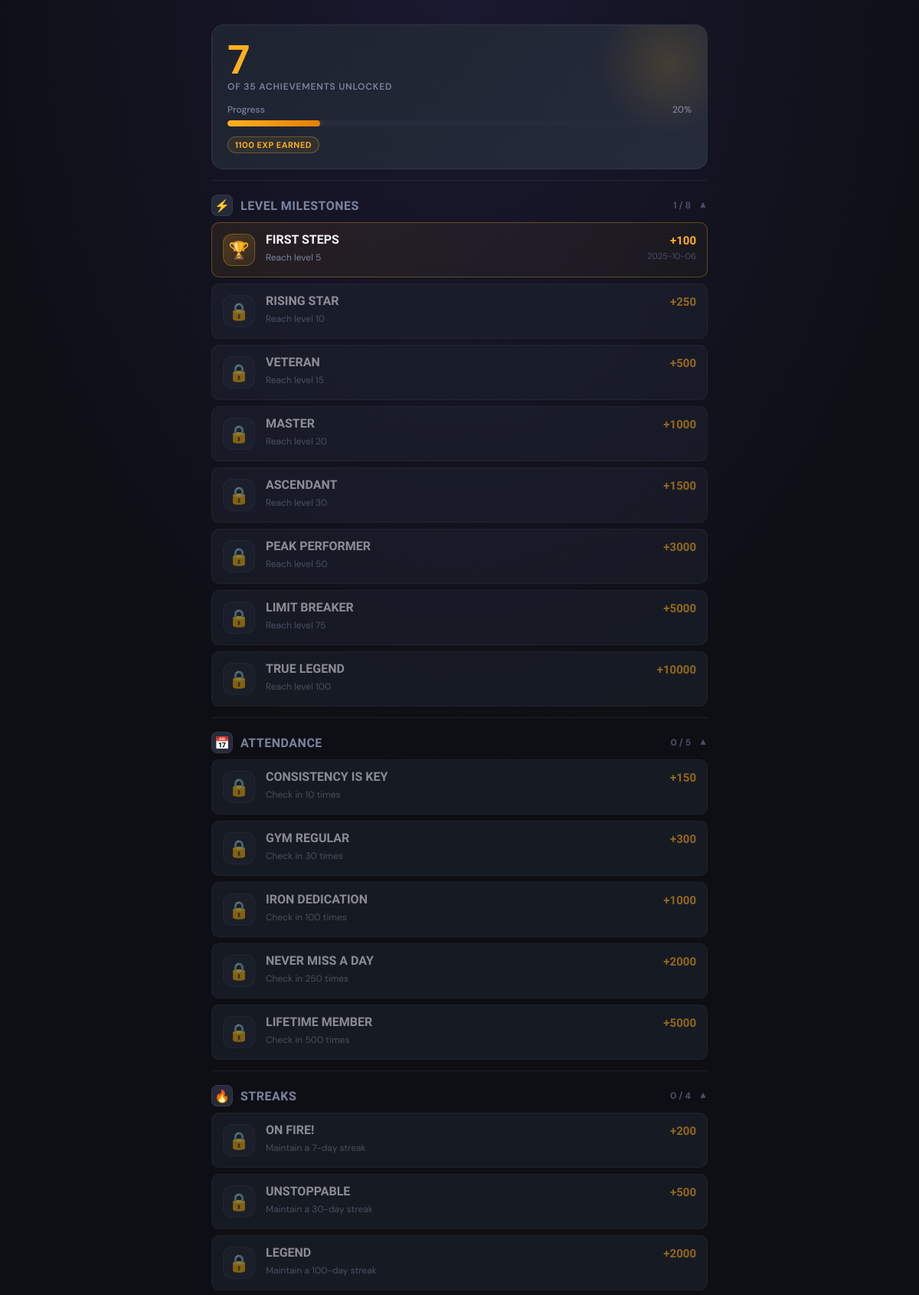
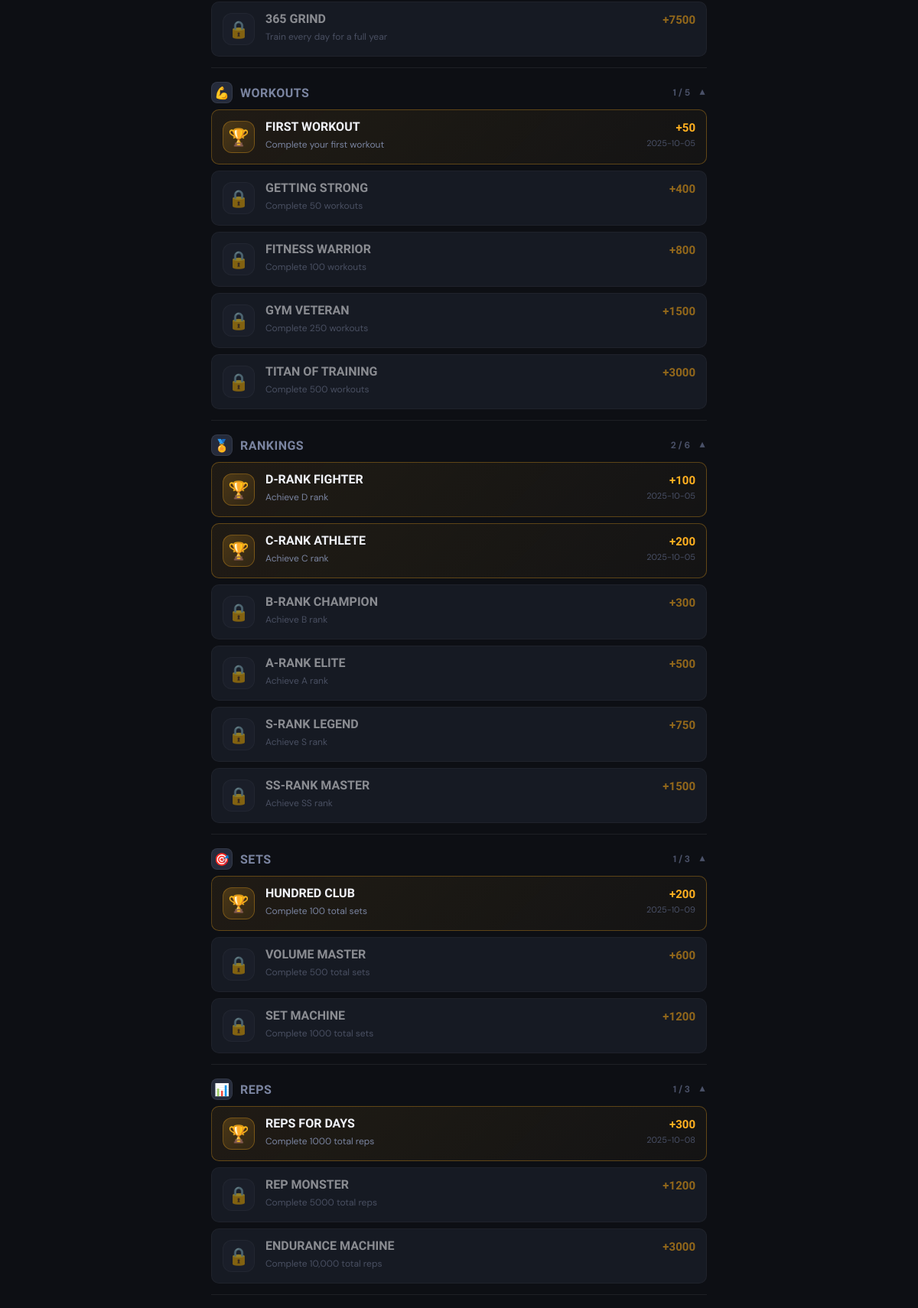
/achievements (signed in, upper part), run on the app's committed database (2 pictures, top to bottom).
### tables this page shows
CREATE TABLE client_achievements (
                client_achievement_id INTEGER PRIMARY KEY AUTOINCREMENT,
                client_id INTEGER NOT NULL,
                achievement_id INTEGER NOT NULL,
                unlocked_date DATETIME DEFAULT CURRENT_TIMESTAMP,
                FOREIGN KEY (client_id) REFERENCES clients(client_id) ON DELETE CASCADE,
                FOREIGN KEY (achievement_id) REFERENCES achievements(achievement_id) ON DELETE CASCADE,
                UNIQUE(client_id, achievement_id)
            );

CREATE TABLE achievements (
                achievement_id INTEGER PRIMARY KEY AUTOINCREMENT,
                achievement_name TEXT UNIQUE NOT NULL,
                description TEXT,
                achievement_type TEXT,
                requirement_value INTEGER,
                exp_reward INTEGER DEFAULT 0,
                icon_path TEXT
            );

### main.py (the view)
@app.route('/achievements')
@login_required
def achievements():
    client_id = session['client_id']
    all_achievements = achievement_ctrl.get_client_achievements(client_id)
    return render_template('achievements.html',
                         achievements=all_achievements)

### database/db_manager.py (called while the page is built)
    def connect(self):
        self.conn = sqlite3.connect(self.db_name)
        self.conn.row_factory = sqlite3.Row  # Access columns by name
        self.cursor = self.conn.cursor()

    def disconnect(self):
        if self.conn:
            self.conn.close()

    def execute_query(self, query, params=None):
        self.connect()
        if params:
            self.cursor.execute(query, params)
        else:
            self.cursor.execute(query)
        results = self.cursor.fetchall()
        self.disconnect()
        return results

### main.py (called while the page is built)
def login_required(f):
    @wraps(f)
    def decorated_function(*args, **kwargs):
        if 'client_id' not in session:
            return redirect(url_for('login'))
        return f(*args, **kwargs)
    return decorated_function

### templates/achievements.html (shortened to what this page needs)
{% extends "base.html" %}
{% block content %}
<div class="ach-summary">
    <span class="ach-summary-count">{{ achievements.total_unlocked }}</span>
    <div class="ach-summary-label">of {{ achievements.total_achievements }} achievements unlocked</div>
    <div class="ach-progress-label">
        <span>Progress</span>
        <span>{{ "%.0f"|format(achievements.completion_percentage) }}%</span>
    </div>
    <div class="progress-track">
        <div class="progress-fill" style="width: {{ achievements.completion_percentage }}%; background: linear-gradient(90deg, var(--amber), #e67e00);"></div>
    </div>
    <div style="margin-top:12px;">
        <span class="tag tag-amber">{{ achievements.total_exp_earned }} EXP Earned</span>
    </div>
</div>
{% set cat_icons = {
    'level': '⚡',
    'attendance': '📅',
    'streak': '🔥',
    'workouts': '💪',
    'rank': '🏅',
    'sets': '🎯',
    'reps': '📊',
    'class': '🧬'
} %}
{% set cat_labels = {
    'level': 'Level Milestones',
    'attendance': 'Attendance',
    'streak': 'Streaks',
    'workouts': 'Workouts',
    'rank': 'Rankings',
    'sets': 'Sets',
    'reps': 'Reps',
    'class': 'Class'
} %}
{% for category, achs in achievements.achievements.items() %}
{% if achs %}
<div class="ach-category">
    <div class="ach-divider"></div>
    <div class="ach-category-header" onclick="toggleCategory('{{ category }}')">
        <div class="cat-icon">{{ cat_icons.get(category, '🏆') }}</div>
        <span class="ach-category-title">{{ cat_labels.get(category, category.title()) }}</span>
        <span class="ach-category-count">
            {{ achs | selectattr('is_unlocked') | list | length }} / {{ achs | length }}
        </span>
        <span class="ach-category-chevron open" id="chevron-{{ category }}">▼</span>
    </div>
    <div class="ach-list" id="list-{{ category }}">
        {% for ach in achs %}
        <div class="ach-item {% if ach.is_unlocked %}unlocked{% else %}locked{% endif %}">
            <div class="ach-icon-wrap {% if ach.is_unlocked %}unlocked{% else %}locked{% endif %}">
                {% if ach.is_unlocked %}🏆{% else %}🔒{% endif %}
            </div>
            <div class="ach-body">
                <span class="ach-name">{{ ach.name }}</span>
                <span class="ach-desc">{{ ach.description }}</span>
            </div>
            <div class="ach-right">
                <span class="ach-exp">+{{ ach.exp_reward }}</span>
                {% if ach.is_unlocked and ach.unlocked_date %}
                <span class="ach-date">{{ ach.unlocked_date[:10] }}</span>
                {% endif %}
            </div>
        </div>
        {% endfor %}
    </div>
</div>
{% endif %}
{% endfor %}
{% endblock %}

### templates/base.html (style rules this page uses)
:root { --brand: #7c5cfc; --brand-glow: rgba(124, 92, 252, 0.35); --brand-dim: rgba(124, 92, 252, 0.12); --green: #00e5a0; --green-glow: rgba(0, 229, 160, 0.3); --amber: #ffb020; --red: #ff4757; --bg: #0d0f14; --surface: #161a24; --surface-2: #1e2330; --surface-3: #252b3b; --border: rgba(255,255,255,0.07); --border-2: rgba(255,255,255,0.12); --text: #f0f2f8; --text-muted: #7a84a0; --text-dim: #4a5168; --radius: 16px; --radius-sm: 10px; --font-display:'Barlow Condensed', sans-serif; --font-body: 'DM Sans', sans-serif; --nav-height: 64px; }
*, *::before, *::after { margin: 0; padding: 0; box-sizing: border-box; }
body { font-family: var(--font-body); background: var(--bg); color: var(--text); min-height: 100vh; padding-top: 16px; padding-bottom: calc(var(--nav-height) + 32px); background-image: radial-gradient(ellipse 80% 40% at 50% 0%, rgba(124,92,252,0.12) 0%, transparent 70%); }
.progress-track { background: var(--surface-3); height: 8px; border-radius: 99px; overflow: hidden; }
.progress-fill { height: 100%; background: linear-gradient(90deg, var(--brand), var(--green)); border-radius: 99px; transition: width 0.6s cubic-bezier(0.34, 1.56, 0.64, 1); box-shadow: 0 0 8px var(--green-glow); }
.tag { display: inline-block; font-size: 11px; font-weight: 700; padding: 3px 9px; border-radius: 99px; border: 1px solid var(--border); background: var(--surface-3); color: var(--text-muted); text-transform: uppercase; letter-spacing: 0.5px; }
.tag-amber { color: var(--amber); border-color: rgba(255,176,32,0.3); background: rgba(255,176,32,0.08); }

### data on the page
client_achievements: name "FIRST STEPS", description "Reach level 5", exp_reward "100", unlocked_date "2025-10-06"
achievements: name "RISING STAR", description "Reach level 10", exp_reward "250"
achievements: name "VETERAN", description "Reach level 15", exp_reward "500"
achievements: name "MASTER", description "Reach level 20", exp_reward "1000"
achievements: name "ASCENDANT", description "Reach level 30", exp_reward "1500"
achievements: name "PEAK PERFORMER", description "Reach level 50", exp_reward "3000"
achievements: name "LIMIT BREAKER", description "Reach level 75", exp_reward "5000"
achievements: name "TRUE LEGEND", description "Reach level 100", exp_reward "10000"
achievements: name "CONSISTENCY IS KEY", description "Check in 10 times", exp_reward "150"
achievements: name "GYM REGULAR", description "Check in 30 times", exp_reward "300"
achievements: name "IRON DEDICATION", description "Check in 100 times", exp_reward "1000"
achievements: name "NEVER MISS A DAY", description "Check in 250 times", exp_reward "2000"
achievements: name "LIFETIME MEMBER", description "Check in 500 times", exp_reward "5000"
achievements: name "ON FIRE!", description "Maintain a 7-day streak", exp_reward "200"
achievements: name "UNSTOPPABLE", description "Maintain a 30-day streak", exp_reward "500"
achievements: name "LEGEND", description "Maintain a 100-day streak", exp_reward "2000"
achievements: name "365 GRIND", description "Train every day for a full year", exp_reward "7500"
client_achievements: name "FIRST WORKOUT", description "Complete your first workout", exp_reward "50", unlocked_date "2025-10-05"
achievements: name "GETTING STRONG", description "Complete 50 workouts", exp_reward "400"
achievements: name "FITNESS WARRIOR", description "Complete 100 workouts", exp_reward "800"
achievements: name "GYM VETERAN", description "Complete 250 workouts", exp_reward "1500"
achievements: name "TITAN OF TRAINING", description "Complete 500 workouts", exp_reward "3000"
client_achievements: name "D-RANK FIGHTER", description "Achieve D rank", exp_reward "100", unlocked_date "2025-10-05"
client_achievements: name "C-RANK ATHLETE", description "Achieve C rank", exp_reward "200", unlocked_date "2025-10-05"
achievements: name "B-RANK CHAMPION", description "Achieve B rank", exp_reward "300"
achievements: name "A-RANK ELITE", description "Achieve A rank", exp_reward "500"
achievements: name "S-RANK LEGEND", description "Achieve S rank", exp_reward "750"
achievements: name "SS-RANK MASTER", description "Achieve SS rank", exp_reward "1500"
client_achievements: name "HUNDRED CLUB", description "Complete 100 total sets", exp_reward "200", unlocked_date "2025-10-09"
achievements: name "VOLUME MASTER", description "Complete 500 total sets", exp_reward "600"
achievements: name "SET MACHINE", description "Complete 1000 total sets", exp_reward "1200"
client_achievements: name "REPS FOR DAYS", description "Complete 1000 total reps", exp_reward "300", unlocked_date "2025-10-08"
achievements: name "REP MONSTER", description "Complete 5000 total reps", exp_reward "1200"
achievements: name "ENDURANCE MACHINE", description "Complete 10,000 total reps", exp_reward "3000"

### other printed values
{{ achievements.total_unlocked }} "7"
{{ achievements.total_achievements }} "35"
{{ "%.0f"|format(achievements.completion_percentage) }} "20"
{{ achievements.total_exp_earned }} "1100"
{{ cat_icons.get(category, '🏆') }} "⚡" "📅" "🔥" "💪" "🏅" "🎯" "📊"
{{ cat_labels.get(category, category.title()) }} "LEVEL MILESTONES" "ATTENDANCE" "STREAKS" "WORKOUTS" "RANKINGS" "SETS" "REPS"
{{ achs | selectattr('is_unlocked') | list | length }} "1" "0" "0" "1" "2" "1" "1"
{{ achs | length }} "8" "5" "4" "5" "6" "3" "3"
